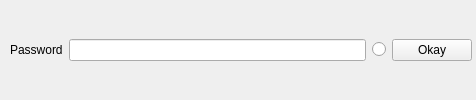
<?xml version="1.0" encoding="UTF-8"?>
<ui version="4.0">
 <class>Form</class>
 <widget class="QWidget" name="Form">
  <property name="geometry">
   <rect>
    <x>0</x>
    <y>0</y>
    <width>476</width>
    <height>100</height>
   </rect>
  </property>
  <property name="windowTitle">
   <string>Form</string>
  </property>
  <widget class="QWidget" name="horizontalLayoutWidget">
   <property name="geometry">
    <rect>
     <x>10</x>
     <y>10</y>
     <width>462</width>
     <height>80</height>
    </rect>
   </property>
   <layout class="QHBoxLayout" name="horizontalLayout">
    <item>
     <widget class="QLabel" name="label">
      <property name="text">
       <string>Password</string>
      </property>
     </widget>
    </item>
    <item>
     <widget class="QLineEdit" name="lineEdit_password"/>
    </item>
    <item>
     <widget class="QRadioButton" name="radioButton">
      <property name="text">
       <string/>
      </property>
     </widget>
    </item>
    <item>
     <widget class="QPushButton" name="button_okay">
      <property name="text">
       <string>Okay</string>
      </property>
     </widget>
    </item>
   </layout>
  </widget>
 </widget>
 <resources/>
 <connections/>
</ui>
